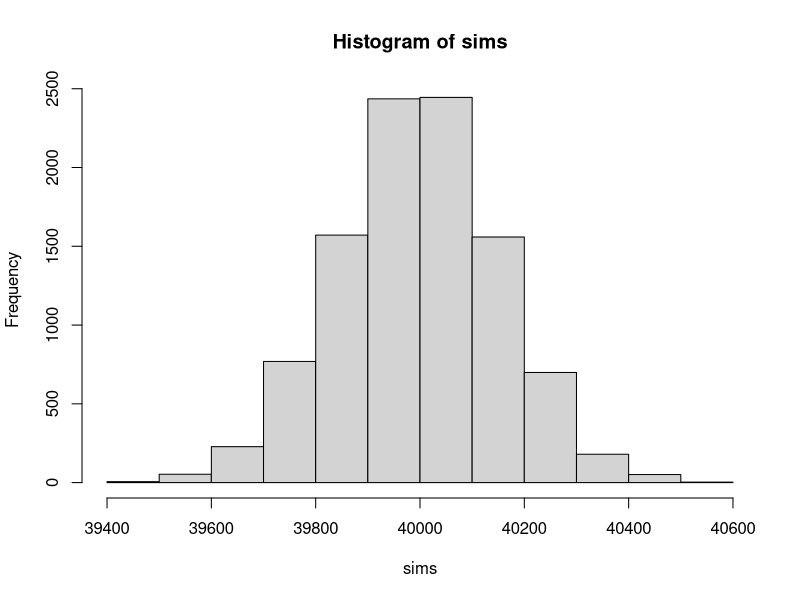
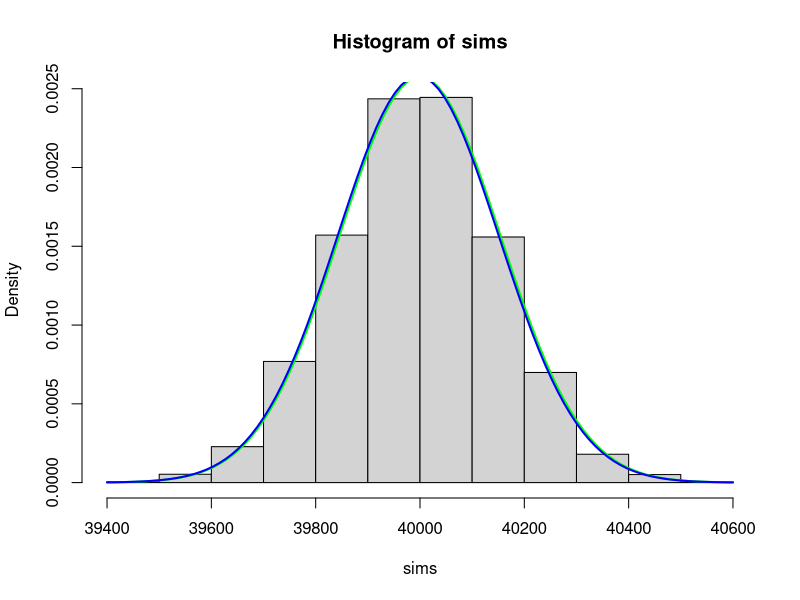
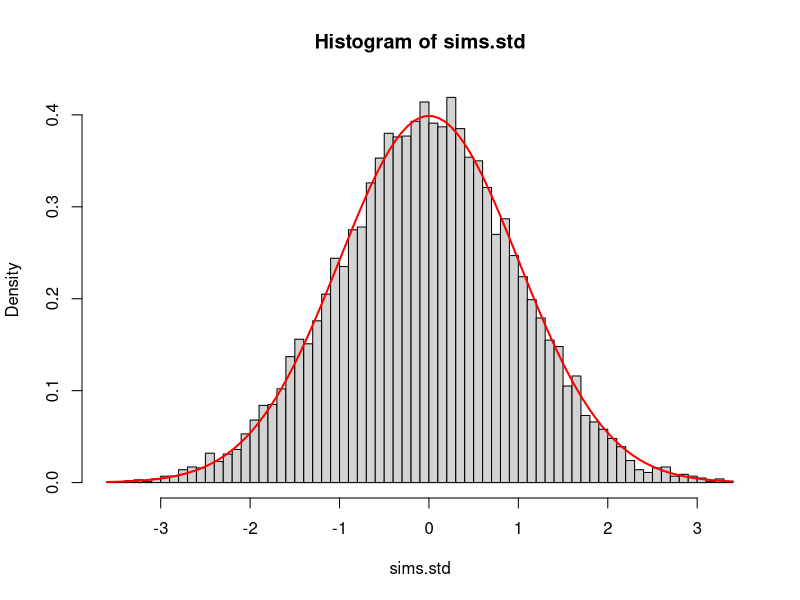

Here is the R script that generated these plots, in order:
trials=100000
suc=0.4

nsims=10000
sims=rbinom(nsims, size=trials, prob=suc)
#sims
hist(sims)

#area under the histogram should be 1
hist(sims, prob=TRUE)

#superimpose the normal density
#theoretical mean
mu=trials*suc
#theoretical standard deviation
sigma=sqrt(trials*suc*(1-suc))
curve(dnorm(x, mean=mu, sd=sigma), add=TRUE, lwd=2, col="green")

#fit the histogram 
#empirical mean
mu.hat=mean(sims)
#empirical standard deviation
sigma.hat=sd(sims)
curve(dnorm(x, mean=mu.hat, sd=sigma.hat), add=TRUE, lwd=2, 
      col="blue")

#in standard units
(sims.std=(sims-mu)/sigma)
hist(sims.std, breaks=50, prob=TRUE)
curve(dnorm(x), add=TRUE, lwd=2, col="red")
